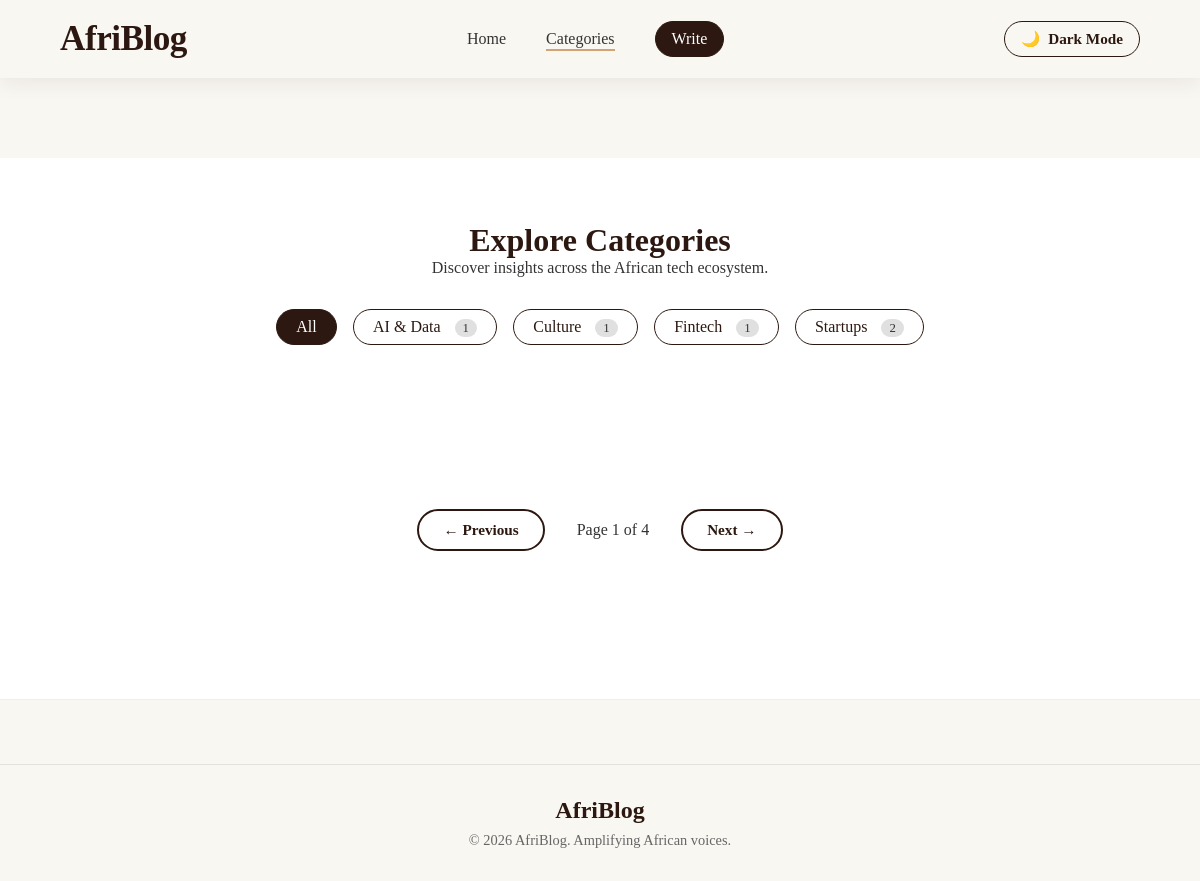
Page /categories/ on the committed database.
### blog/models.py (models this page shows, shortened)
class Category(models.Model):
    name = models.CharField(max_length=100, unique=True)
    slug = models.SlugField(max_length=100, unique=True)

### blog/views.py (the view)
# urls.py: path('categories/', views.category_list, name='categories'),
def category_list(request):
    categories = Category.objects.annotate(num_posts=Count('posts'))
    return render(request, 'category.html', {'categories': categories})

### templates/category.html (shortened to what this page needs)
{% load static %}
<!doctype html>
<html lang="en">
  <head>
    <link rel="stylesheet" href="{% static 'css/style.css' %}" />
  </head>
  <body>
    <header class="main-header">
      <div class="logo">AfriBlog</div>
      <nav>
        <ul class="nav-links">
          <li><a href="{% url 'home' %}">Home</a></li>
          <li>
            <a href="{% url 'categories' %}" class="active">Categories</a>
          </li>
          <li><a href="{% url 'write' %}" class="btn btn-primary">Write</a></li>
        </ul>
      </nav>
      <button id="theme-toggle" class="btn btn-outline">
        <span class="icon">🌙</span> Dark Mode
      </button>
    </header>
    <main class="category-layout">
      <header class="page-header">
        <h1>Explore Categories</h1>
        <p>Discover insights across the African tech ecosystem.</p>
        <div class="filter-chips">
            <a href="{% url 'categories' %}" class="chip active">All</a>
            {% for category in categories %}
                <a href="{% url 'category_detail' category.slug %}" class="chip">
                 {{ category.name }}
                  <span class="post-count-badge">{{ category.num_posts }}</span>
                </a>
            {% endfor %}
        </div>
      <section class="latest-articles">
        <div class="article-grid"></div>
        <div class="pagination">
          <button class="btn btn-outline">&larr; Previous</button>
          <span>Page 1 of 4</span>
          <button class="btn btn-outline">Next &rarr;</button>
        </div>
      </section>
    </main>
    <footer class="main-footer">
      <div class="footer-content">
        <div class="footer-logo">AfriBlog</div>
        <p>&copy; 2026 AfriBlog. Amplifying African voices.</p>
      </div>
    </footer>
  </body>
</html>

### static/css/style.css (style rules this page uses)
:root { --color-background-dark: #121212; --color-background-light: #f9f7f2; --color-accent: #d4a373; --color-text-main: #333333; --primary-dark: #2c1810; --bg-parchment: #f9f7f2; --accent-gold: #d4a373; --tag-forest: #2d5a27; }
.btn-primary { background-color: var(--color-accent); color: #000; }
body { background-color: var(--bg-parchment); color: var(--color-text-main); font-family: var(--font-body); transition: background-color 0.3s ease, color 0.3s ease; margin: 0; overflow-x: hidden; -ms-overflow-style: none; scrollbar-width: none; }
h1, h2, h3, h4, h5, h6 { font-family: var(--font-heading); color: var(--primary-dark); }
* { margin: 0; padding: 0; box-sizing: border-box; }
.main-header { display: flex; justify-content: space-between; align-items: center; padding: 1.2rem 5%; background-color: var(--bg-parchment); position: sticky; top: 0; z-index: 9999; width: 100%; box-shadow: 0 4px 20px rgba(44, 24, 16, 0.08); }
main { padding-top: 80px; z-index: 1; }
.logo { font-family: var(--font-heading); font-size: 2.2rem; font-weight: 700; color: var(--primary-dark); letter-spacing: -0.5px; cursor: pointer; }
#theme-toggle { background-color: transparent; border: 1px solid #2c1810; padding: 8px 16px; border-radius: 20px; cursor: pointer; }
.nav-links { list-style: none; display: flex; align-items: center; gap: 2.5rem; }
.nav-links a { text-decoration: none; color: var(--text-main); font-family: var(--font-ui); font-weight: 500; font-size: 1rem; position: relative; transition: color 0.3s ease; }
.nav-links a:not(.btn)::after { content: ''; position: absolute; width: 0; height: 2px; bottom: -4px; left: 0; background-color: var(--accent-gold); transition: width 0.3s ease; }
.nav-links a:not(.btn):hover::after, .nav-links a.active:not(.btn)::after { width: 100%; }
.btn { display: inline-flex; align-items: center; gap: 0.5rem; padding: 0.6rem 1.5rem; border-radius: 30px; font-family: var(--font-ui); font-weight: 600; font-size: 0.95rem; cursor: pointer; text-decoration: none; transition: transform 0.2s ease, box-shadow 0.2s ease, background-color 0.3s ease; }
.btn-primary { background-color: var(--primary-dark); color: #ffffff !important; border: 1px solid var(--primary-dark); padding: 8px 16px; border-radius: 20px; text-decoration: none; }
.btn-outline { background-color: transparent; color: var(--primary-dark); border: 2px solid var(--primary-dark); }
.latest-articles { width: 90%; max-width: 1200px; margin: 4rem auto; }
.article-grid { display: grid; grid-template-columns: repeat(auto-fit, minmax(320px, 1fr)); gap: 2.5rem; padding: 20px; }
.page-header { text-align: center; padding: 4rem 2%; background-color: #fff; border-bottom: 1px solid #eee; margin-bottom: 3rem; }
.filter-chips { display: flex; justify-content: center; gap: 1rem; margin-top: 2rem; flex-wrap: wrap; }
.chip { padding: 0.5rem 1.2rem; border: 1px solid var(--primary-dark); border-radius: 20px; text-decoration: none; color: var(--primary-dark); font-family: var(--font-ui); transition: all 0.2s; }
.chip.active, .chip:hover { background-color: var(--primary-dark); color: #fff; }
.pagination { display: flex; justify-content: center; align-items: center; gap: 2rem; margin-top: 3rem; font-family: var(--font-ui); }
.main-footer { background-color: var(--bg-parchment); border-top: 1px solid rgba(44, 24, 16, 0.1); padding: 2rem 5%; text-align: center; margin-top: 4rem; }
.footer-logo { font-family: var(--font-heading); font-size: 1.5rem; font-weight: 700; color: var(--primary-dark); margin-bottom: 0.5rem; }
.main-footer p { font-family: var(--font-ui); font-size: 0.9rem; color: #666; }
.post-count-badge { background-color: #e0e0e0; padding: 2px 8px; border-radius: 12px; font-size: 0.8em; margin-left: 10px; color: #333; }
.pagination { text-align: center; margin-top: 40px; padding: 20px; }
body { -ms-overflow-style: none; scrollbar-width: none; overflow-y: scroll; }

### rows in the picture
Category: name "AI & Data", num_posts "1"
Category: name "Culture", num_posts "1"
Category: name "Fintech", num_posts "1"
Category: name "Startups", num_posts "2"
